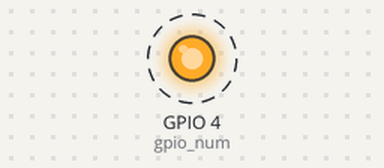
The program below on a simulated Raspberry Pi (BCM pin numbers). Shown: output pins drawn as LEDs (lit = HIGH). Dashed ring = blinking. What the program prints to the terminal is not drawn.

Above: at 0.5 s.
Timing chart, 0 to 4.6 s (numbered marks = the images above):
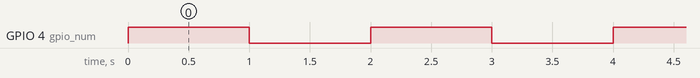

Measured:
- by itself, GPIO 4 (gpio_num): alternates HIGH for 1.0 s and LOW for 1.0 s

The program:

LED_1.py
```python
import RPi.GPIO as gpio
import time

def setup(gpio_num, OUT_IN):
    gpio.setmode(gpio.BCM)

    if OUT_IN == 'IN':
        gpio.setup(gpio_num, gpio.IN)
    elif OUT_IN == 'OUT':
        gpio.setup(gpio_num, gpio.OUT)

def turnOnLED(gpio_num):
    gpio.output(gpio_num, True)

def turnOffLED(gpio_num):
    gpio.output(gpio_num, False)

def getStatus(gpio_num):
    gpio_status = gpio.input(gpio_num)
    return gpio_status

if __name__ == '__main__':
    try:
        gpio_num = 4
        setup(gpio_num, 'IN')
        print('The status of gpio {} is {}'.format(gpio_num,getStatus(gpio_num)))
        setup(gpio_num, 'OUT')

        while True:
            print('Turn it on')
            turnOnLED(gpio_num)
            time.sleep(1)
            print('Turn it off')
            turnOffLED(gpio_num)
            time.sleep(1)
    except KeyboardInterrupt:
        gpio.cleanup()
```
